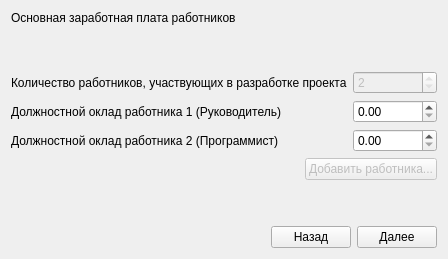
      <widget class="QWidget" name="tab_3">
       <attribute name="title">
        <string>Затраты1</string>
       </attribute>
       <layout class="QVBoxLayout" name="verticalLayout_8">
        <item>
         <widget class="QLabel" name="label_44">
          <property name="maximumSize">
           <size>
            <width>16777215</width>
            <height>20</height>
           </size>
          </property>
          <property name="text">
           <string>Основная заработная плата работников</string>
          </property>
         </widget>
        </item>
        <item>
         <spacer name="verticalSpacer_2">
          <property name="orientation">
           <enum>Qt::Vertical</enum>
          </property>
          <property name="sizeHint" stdset="0">
           <size>
            <width>20</width>
            <height>40</height>
           </size>
          </property>
         </spacer>
        </item>
        <item>
         <layout class="QGridLayout" name="gridLayout_7">
          <item row="0" column="1">
           <widget class="QSpinBox" name="spinBox_19">
            <property name="enabled">
             <bool>false</bool>
            </property>
            <property name="readOnly">
             <bool>true</bool>
            </property>
            <property name="value">
             <number>2</number>
            </property>
           </widget>
          </item>
          <item row="0" column="0">
           <widget class="QLabel" name="label_45">
            <property name="text">
             <string>Количество работников, участвующих в разработке проекта</string>
            </property>
            <property name="wordWrap">
             <bool>false</bool>
            </property>
           </widget>
          </item>
          <item row="1" column="1">
           <widget class="QDoubleSpinBox" name="doubleSpinBox_11">
            <property name="maximum">
             <double>1000000000.000000000000000</double>
            </property>
            <property name="singleStep">
             <double>0.100000000000000</double>
            </property>
            <property name="value">
             <double>0.000000000000000</double>
            </property>
           </widget>
          </item>
          <item row="2" column="0">
           <widget class="QLabel" name="label_86">
            <property name="text">
             <string>Должностной оклад работника 2 (Программист)</string>
            </property>
           </widget>
          </item>
          <item row="1" column="0">
           <widget class="QLabel" name="label_85">
            <property name="text">
             <string>Должностной оклад работника 1 (Руководитель)</string>
            </property>
           </widget>
          </item>
          <item row="2" column="1">
           <widget class="QDoubleSpinBox" name="doubleSpinBox_12">
            <property name="maximum">
             <double>1000000000.000000000000000</double>
            </property>
            <property name="singleStep">
             <double>0.100000000000000</double>
            </property>
            <property name="value">
             <double>0.000000000000000</double>
            </property>
           </widget>
          </item>
         </layout>
        </item>
        <item>
         <layout class="QHBoxLayout" name="horizontalLayout_8">
          <item>
           <spacer name="horizontalSpacer_8">
            <property name="orientation">
             <enum>Qt::Horizontal</enum>
            </property>
            <property name="sizeHint" stdset="0">
             <size>
              <width>40</width>
              <height>20</height>
             </size>
            </property>
           </spacer>
          </item>
          <item>
           <widget class="QPushButton" name="pushButton_7">
            <property name="enabled">
             <bool>false</bool>
            </property>
            <property name="text">
             <string>Добавить работника...</string>
            </property>
            <property name="checkable">
             <bool>false</bool>
            </property>
            <property name="checked">
             <bool>false</bool>
            </property>
            <property name="autoDefault">
             <bool>false</bool>
            </property>
            <property name="default">
             <bool>false</bool>
            </property>
            <property name="flat">
             <bool>false</bool>
            </property>
           </widget>
          </item>
         </layout>
        </item>
        <item>
         <spacer name="verticalSpacer">
          <property name="orientation">
           <enum>Qt::Vertical</enum>
          </property>
          <property name="sizeHint" stdset="0">
           <size>
            <width>20</width>
            <height>40</height>
           </size>
          </property>
         </spacer>
        </item>
        <item>
         <layout class="QHBoxLayout" name="horizontalLayout_7">
          <item>
           <spacer name="horizontalSpacer_7">
            <property name="orientation">
             <enum>Qt::Horizontal</enum>
            </property>
            <property name="sizeHint" stdset="0">
             <size>
              <width>40</width>
              <height>20</height>
             </size>
            </property>
           </spacer>
          </item>
          <item>
           <widget class="QPushButton" name="pushButton_9">
            <property name="text">
             <string>Назад</string>
            </property>
           </widget>
          </item>
          <item>
           <widget class="QPushButton" name="pushButton_6">
            <property name="text">
             <string>Далее</string>
            </property>
           </widget>
          </item>
         </layout>
        </item>
       </layout>
      </widget>
